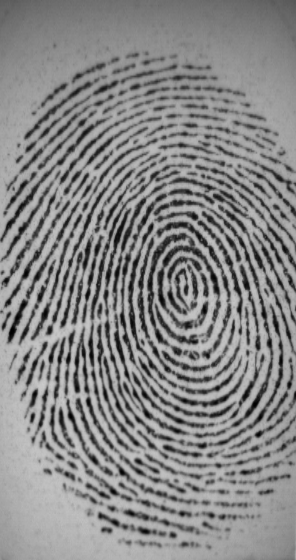
#> input picture 101_1.tif, 296 x 560 px, found by its file name
$ python 3.py   (older library calls are emulated)
#> lines starting #> are read from the running program, lines starting #| are printed output that depends on the picture; after the words box and inside, x2 and y2 are one past the last pixel; in counts of white or black regions, pixels touching at a corner belong together
import cv2
import numpy as np
import math

i = 0;
j = 0;

# Image input
img = cv2.imread('101_1.tif',0)
#> img is the input picture: shape (560, 296); min 0, max 202, mean 135.7
height, width = img.shape
#> height = 560; width = 296
size = np.size(img)
#> size = 165760
skel = np.zeros(img.shape,np.uint8)
cv2.imwrite("0_original.jpg", img)

# Blur 5x5
kernel = np.ones((5,5),np.float32)/25
img = cv2.filter2D(img, -1, kernel)
cv2.imwrite("1_blur.jpg", img)

# Sharpening 3x3
kernel = np.matrix('-1, -1, -1;\
					-1, 9, -1;\
					-1, -1, -1', np.float32)
img = cv2.filter2D(img, -1, kernel)
cv2.imwrite("2_sharpening.jpg", img)

# Binarization
for i in range(0, height):
	for j in range(0, width):
		if img[i, j] < 120:
			img[i, j] = 0
		else:
			img[i, j] = 255
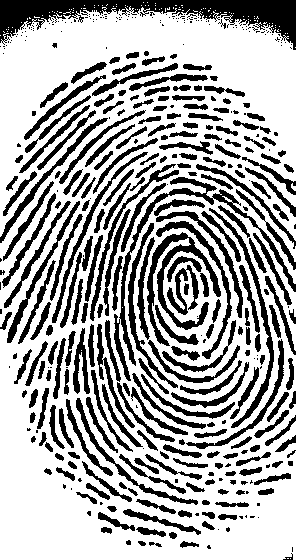
#> img: shape (560, 296); 66.9% white; 435 black regions (192 under 20 px), largest, box (x1, y1, x2, y2) and area: (0, 0, 296, 50) 5654, (114, 177, 296, 381) 2273, (147, 232, 221, 346) 1959
cv2.imwrite("3_binary.jpg", img)

# REVERSAL
for i in range(0, height):
	for j in range(0, width):
		if img[i, j] == 255:
			img[i, j] = 0
		else:
			img[i, j] = 255
cv2.imwrite("4_REVERSAL.jpg", img)

# Sketonization
# Co piado e Co lado
element = cv2.getStructuringElement(cv2.MORPH_CROSS,(3,3))
done = False

while(not done):
    eroded = cv2.erode(img,element)
    temp = cv2.dilate(eroded,element)
    temp = cv2.subtract(img,temp)
    skel = cv2.bitwise_or(skel,temp)
    img = eroded.copy()

    zeros = size - cv2.countNonZero(img)
    if zeros == size:
        done = True
#> this loop made 41 passes
#> zeros on passes 1 to 12: 133826, 152585, 161417, 162739, 163092, 163373, 163620, 163843, 164043, 164219, 164380, 164526
#> pass 1, `temp = cv2.dilate(eroded,element)`:
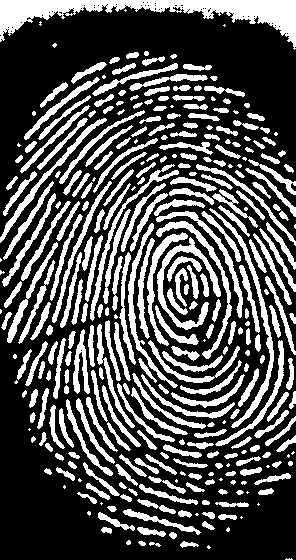
#> temp: shape (560, 296); 31.8% white; 331 white regions (54 under 20 px), largest, box (x1, y1, x2, y2) and area: (0, 0, 296, 50) 5024, (209, 208, 274, 428) 1166, (157, 237, 221, 330) 1162
#> pass 1, `temp = cv2.subtract(img,temp)`:
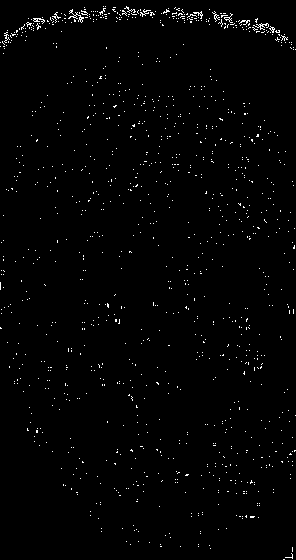
#> temp: shape (560, 296); 1.3% white in thin lines or dots
#> pass 2, `eroded = cv2.erode(img,element)`:
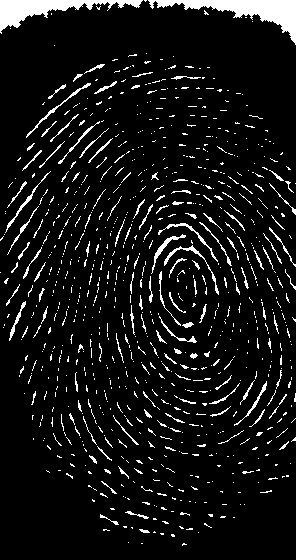
#> eroded: shape (560, 296); 7.9% white; 887 white regions (766 under 20 px), largest, box (x1, y1, x2, y2) and area: (148, 0, 296, 45) 2047, (0, 0, 143, 34) 1646, (164, 245, 219, 295) 213
#> after the loop: eroded: shape (560, 296); every value is 0
#> after the loop:
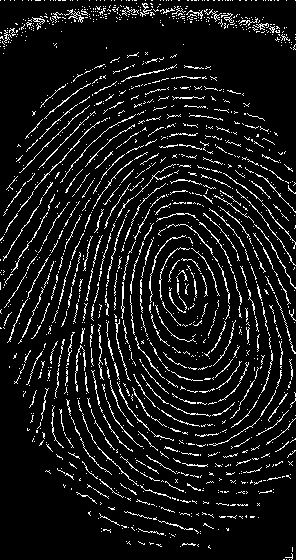
#> skel: shape (560, 296); 8.7% white in thin lines or dots
cv2.imwrite("5_skeletonization.jpg", skel)

kernel = np.ones((5,5),np.float32)/25
img = cv2.filter2D(skel, -1, kernel)
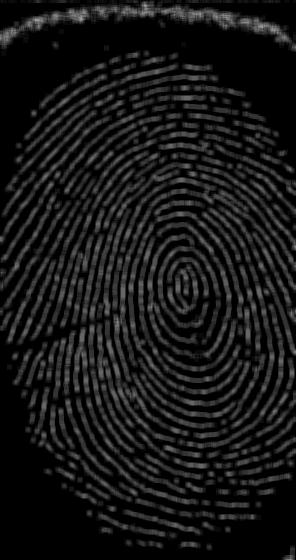
#> img: shape (560, 296); min 0, max 163, mean 22.1
for i in range(0, height):
	for j in range(0, width):
		if img[i, j] < 50:
			img[i, j] = 0
		else:
			img[i, j] = 255
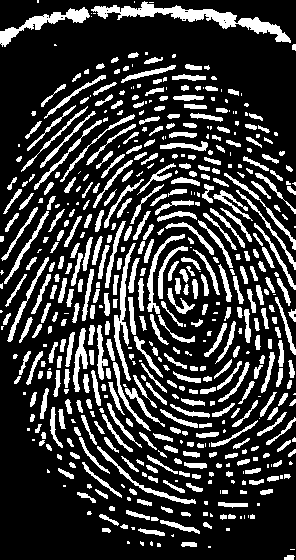
#> img: shape (560, 296); 22.7% white; 547 white regions (148 under 20 px), largest, box (x1, y1, x2, y2) and area: (91, 1, 291, 43) 1943, (0, 7, 90, 47) 881, (114, 243, 136, 381) 747
cv2.imwrite("6_teste_final.jpg", img)

# [12 lines of commented-out code are left out]
